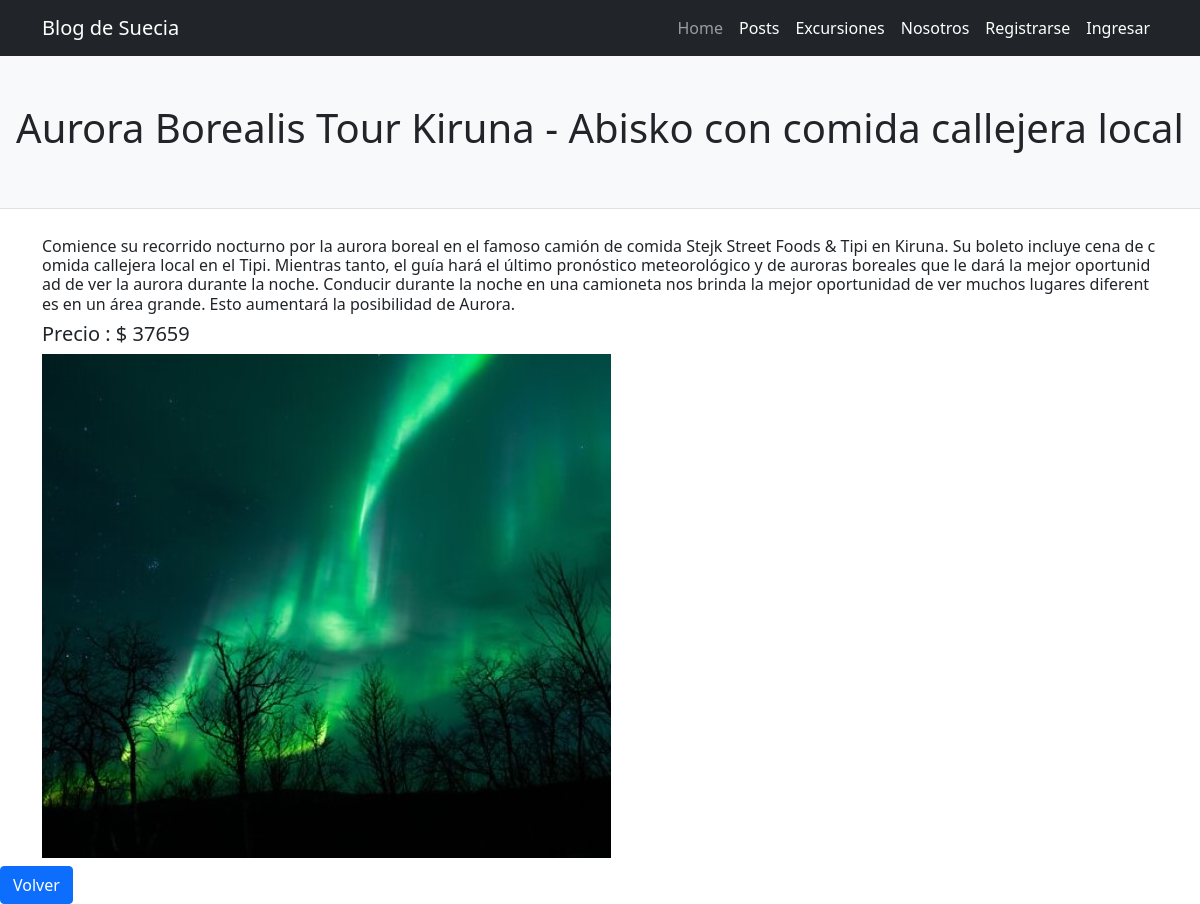
The app's page /excursiones/detail/1/ with its own data.
### excursiones/models.py (models this page shows)
class Excursiones(models.Model):
      nombre = models.CharField(max_length=100)
      descripcion = models.CharField(max_length=3000)
      precio = models.IntegerField()
      imagen = models.ImageField(upload_to="paisaje", null=True, blank=True)

### excursiones/views.py (the view)
# urls.py: path("detail/<int:pk>/", ExcursionesDetalle.as_view(), name="detail-excursion"),
class ExcursionesDetalle(DetailView):
    model=Excursiones
    template_name = 'excursiones/excursiones_detalle.html'

### excursiones/templates/excursiones/excursiones_detalle.html
{% extends 'blog/base.html' %}
{% load static %}
{% block header %}
    <div class="d-flex justify-content-center">
        <h1>{{object.nombre}}</h1>
    </div>
{% endblock %}
{% block contenido %}
    <div class="container text-wrap py-1 my-1" style="word-break: break-all;">
            <h6>{{object.descripcion}} </h6>
            <h5>Precio : $ {{object.precio}} </h5>
            <img src= {{object.imagen.url}} />
    </div>
        <a class="btn btn-primary" href="{% url 'list-excursiones'  %}">Volver</a>
{% endblock %}

### records on screen
Excursiones: nombre "Aurora Borealis Tour Kiruna - Abisko con comida callejera local", descripcion "Comience su recorrido nocturno por la aurora boreal en el famoso camión de comida Stejk Street Foods & Tipi en Kiruna. Su boleto incluye cena de comida callejera local en el Tipi. Mientras tanto, el guía hará el último pronóstico meteorológico y de auroras boreales que le dará la mejor oportunidad de ver la aurora durante la noche. Conducir durante la noche en una camioneta nos brinda la mejor oportunidad de ver muchos lugares diferentes en un área grande. Esto aumentará la posibilidad de Aurora.", precio "37659", imagen (picture)
